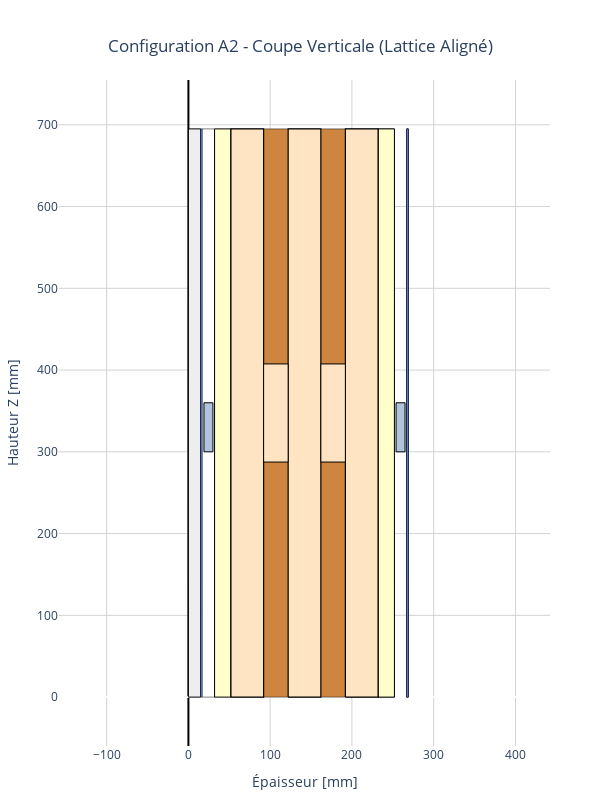

Notebook code cell kept with this figure:
### Code cell
# -------------------------------
# Paramètres géométriques (mm) - CONFIG PRECISE
# -------------------------------
H_BAY = 695          # entraxe vertical (pitch)
N_BAYS = 1           # nombre de travées affichées
H_TOTAL = N_BAYS * H_BAY

# Géométrie Lattice
H_LAM = 120          # hauteur lamelle bois
T_MONTANT = 40       # épaisseur montant (flange)
T_TRAVERSE = 30      # épaisseur traverse (web)
W_LATTICE = 180      # épaisseur totale du coeur

# Couches acoustiques (symétriques)
t_board = 15         # Knauf
t_membrane = 2
t_resilient = 15     # Espace air barre
t_mw = 20            # Laine minérale

# Positions X (Cumul)
X0 = 0
x_board_L      = X0
x_membrane_L   = x_board_L + t_board
x_resilient_L  = x_membrane_L + t_membrane
x_mw_L         = x_resilient_L + t_resilient
x_lattice      = x_mw_L + t_mw # Début du coeur 
x_mw_R         = x_lattice + W_LATTICE
x_resilient_R  = x_mw_R + t_mw
x_membrane_R   = x_resilient_R + t_resilient
x_board_R      = x_membrane_R + t_membrane
X_END          = x_board_R + t_board

# COULEURS UNIFIÉES
C_BOARD   = "rgb(238,238,238)"  # Gris clair (Placo)
C_MEMB    = "rgb(102,153,255)"  # Bleu technique (Membrane)
C_MW      = "rgb(255,255,204)"  # Jaune pâle (Laine)
C_WOOD   = "rgb(255,228,196)"  # Beige (Fibre bois fond)
C_FIBRE   = "rgb(205,133,63)"   # Marron bois UNIQUE (Peru)
C_AIR     = "rgb(255,255,255)"  # Blanc (Vide)
C_RES_BAR = "rgb(176,196,222)"  # Gris bleu métal (Barre)
C_LINE    = "rgb(0,0,0)"

fig = go.Figure()

def add_rect(x0, x1, z0, z1, color, line_width=1, name=None):
    """Ajoute un rectangle rempli."""
    fig.add_trace(go.Scatter(
        x=[x0, x1, x1, x0, x0],
        y=[z0, z0, z1, z1, z0],
        mode="lines",
        fill="toself",
        fillcolor=color,
        line=dict(color=C_LINE, width=line_width),
        hoverinfo="name",
        name=name if name else "",
        showlegend=False
    ))

# -------------------------------
# 1. COUCHES PLANES (HORS BOIS)
# -------------------------------

# Parements
add_rect(x_board_L, x_membrane_L, 0, H_TOTAL, C_BOARD, name="Knauf Board")
add_rect(x_membrane_R, x_board_R, 0, H_TOTAL, C_BOARD, name="Knauf Board")

# Membranes
add_rect(x_membrane_L, x_resilient_L, 0, H_TOTAL, C_MEMB, line_width=0.5, name="Vapour Control")
add_rect(x_resilient_R + t_resilient, x_board_R, 0, H_TOTAL, C_MEMB, line_width=0.5, name="Vapour Control")

# Vide d'air (Barres résilientes)
add_rect(x_resilient_L, x_mw_L, 0, H_TOTAL, C_AIR, line_width=0.5)
add_rect(x_resilient_R, x_mw_R, 0, H_TOTAL, C_AIR, line_width=0.5)

# Laine minérale
add_rect(x_mw_L, x_lattice, 0, H_TOTAL, C_MW, name="Mineral Wool 20mm")
add_rect(x_mw_R, x_resilient_R, 0, H_TOTAL, C_MW, name="Mineral Wool 20mm")

# Fond Fibre de bois (Zone Lattice)
add_rect(x_lattice, x_lattice + W_LATTICE, 0, H_TOTAL, C_FIBRE, line_width=0.5, name="Wood Fibre Insulation")

# -------------------------------
# 2. PROFILÉS MÉTAL (BARRES RÉSILIENTES)
# -------------------------------
BAR_H = 60
BAR_SP = 600
# Décalage arbitraire pour ne pas tomber pile sur un montant bois (réalisme acoustique)
z_offset_bar = 300 

for x0 in [x_resilient_L, x_resilient_R]:
    for z in range(z_offset_bar, int(H_TOTAL), BAR_SP):
        # Petit profilé flottant dans le vide d'air
        add_rect(x0 + 2, x0 + t_resilient - 2, z, z + BAR_H, C_RES_BAR, line_width=1, name="Resilient Bar")

# -------------------------------
# 3. STRUCTURE (LATTICE 5 COUCHES)
# -------------------------------
# Structure : [M1] [T1] [M2] [T2] [M3]
# M = Montant (40mm), T = Traverse (30mm)
# Largeur totale = 40+30+40+30+40 = 180mm. C'est cohérent.

x_m1 = x_lattice
x_t1 = x_m1 + T_MONTANT
x_m2 = x_t1 + T_TRAVERSE
x_t2 = x_m2 + T_MONTANT
x_m3 = x_t2 + T_TRAVERSE

# A. LES 3 MONTANTS VERTICAUX (Continus)
for xm in [x_m1, x_m2, x_m3]:
    add_rect(xm, xm + T_MONTANT, 0, H_TOTAL, C_WOOD, line_width=1.2, name="Lattice Stud (120x40)")

# B. LES TRAVERSES HORIZONTALES (Alignées)
# Entraxe 695mm. Hauteur 120mm.
# On les place aux mêmes Z pour les colonnes T1 et T2.

z_start_traverse = H_BAY / 2 - H_LAM / 2 # Centré dans la première travée

for i in range(N_BAYS):
    z_bottom = z_start_traverse + (i * H_BAY)
    z_top = z_bottom + H_LAM
    
    # Colonne T1 (Gauche)
    add_rect(x_t1, x_t1 + T_TRAVERSE, z_bottom, z_top, C_WOOD, line_width=1.0, name="Cross Lamination")
    # Colonne T2 (Droite) - ALIGNÉE
    add_rect(x_t2, x_t2 + T_TRAVERSE, z_bottom, z_top, C_WOOD, line_width=1.0, name="Cross Lamination")

# -------------------------------
# 4. PRÉSENTATION
# -------------------------------
fig.update_layout(
    title=dict(
        text="Configuration A2 - Coupe Verticale (Lattice Aligné)",
        y=0.95, x=0.5, xanchor='center', yanchor='top'
    ),
    xaxis_title="Épaisseur [mm]",
    yaxis_title="Hauteur Z [mm]",
    width=600,
    height=800,
    plot_bgcolor="white",
    margin=dict(l=50, r=50, t=80, b=50),
    # Aspect Ratio Fixe 1:1
    yaxis=dict(
        scaleanchor="x", 
        scaleratio=1, 
        range=[-50, H_TOTAL + 50],
        showgrid=True, gridcolor='lightgray'
    ),
    xaxis=dict(
        range=[-50, X_END + 50], 
        zeroline=True, zerolinewidth=2, zerolinecolor="black",
        showgrid=True, gridcolor='lightgray'
    )
)

fig.show()

### Figure 1 — Plotly figure (JSON) as saved in the notebook; plotly's stock layout.template omitted (floating-point values rounded to 4 significant figures)
{"data": [{"fill": "toself", "fillcolor": "rgb(238,238,238)", "hoverinfo": "name", "line": {"color": "rgb(0,0,0)", "width": 1}, "mode": "lines", "name": "Knauf Board", "showlegend": false, "type": "scatter", "x": [0, 15, 15, 0, 0], "y": [0, 0, 695, 695, 0]}, {"fill": "toself", "fillcolor": "rgb(238,238,238)", "hoverinfo": "name", "line": {"color": "rgb(0,0,0)", "width": 1}, "mode": "lines", "name": "Knauf Board", "showlegend": false, "type": "scatter", "x": [267, 269, 269, 267, 267], "y": [0, 0, 695, 695, 0]}, {"fill": "toself", "fillcolor": "rgb(102,153,255)", "hoverinfo": "name", "line": {"color": "rgb(0,0,0)", "width": 0.5}, "mode": "lines", "name": "Vapour Control", "showlegend": false, "type": "scatter", "x": [15, 17, 17, 15, 15], "y": [0, 0, 695, 695, 0]}, {"fill": "toself", "fillcolor": "rgb(102,153,255)", "hoverinfo": "name", "line": {"color": "rgb(0,0,0)", "width": 0.5}, "mode": "lines", "name": "Vapour Control", "showlegend": false, "type": "scatter", "x": [267, 269, 269, 267, 267], "y": [0, 0, 695, 695, 0]}, {"fill": "toself", "fillcolor": "rgb(255,255,255)", "hoverinfo": "name", "line": {"color": "rgb(0,0,0)", "width": 0.5}, "mode": "lines", "name": "", "showlegend": false, "type": "scatter", "x": [17, 32, 32, 17, 17], "y": [0, 0, 695, 695, 0]}, {"fill": "toself", "fillcolor": "rgb(255,255,255)", "hoverinfo": "name", "line": {"color": "rgb(0,0,0)", "width": 0.5}, "mode": "lines", "name": "", "showlegend": false, "type": "scatter", "x": [252, 232, 232, 252, 252], "y": [0, 0, 695, 695, 0]}, {"fill": "toself", "fillcolor": "rgb(255,255,204)", "hoverinfo": "name", "line": {"color": "rgb(0,0,0)", "width": 1}, "mode": "lines", "name": "Mineral Wool 20mm", "showlegend": false, "type": "scatter", "x": [32, 52, 52, 32, 32], "y": [0, 0, 695, 695, 0]}, {"fill": "toself", "fillcolor": "rgb(255,255,204)", "hoverinfo": "name", "line": {"color": "rgb(0,0,0)", "width": 1}, "mode": "lines", "name": "Mineral Wool 20mm", "showlegend": false, "type": "scatter", "x": [232, 252, 252, 232, 232], "y": [0, 0, 695, 695, 0]}, {"fill": "toself", "fillcolor": "rgb(205,133,63)", "hoverinfo": "name", "line": {"color": "rgb(0,0,0)", "width": 0.5}, "mode": "lines", "name": "Wood Fibre Insulation", "showlegend": false, "type": "scatter", "x": [52, 232, 232, 52, 52], "y": [0, 0, 695, 695, 0]}, {"fill": "toself", "fillcolor": "rgb(176,196,222)", "hoverinfo": "name", "line": {"color": "rgb(0,0,0)", "width": 1}, "mode": "lines", "name": "Resilient Bar", "showlegend": false, "type": "scatter", "x": [19, 30, 30, 19, 19], "y": [300, 300, 360, 360, 300]}, {"fill": "toself", "fillcolor": "rgb(176,196,222)", "hoverinfo": "name", "line": {"color": "rgb(0,0,0)", "width": 1}, "mode": "lines", "name": "Resilient Bar", "showlegend": false, "type": "scatter", "x": [254, 265, 265, 254, 254], "y": [300, 300, 360, 360, 300]}, {"fill": "toself", "fillcolor": "rgb(255,228,196)", "hoverinfo": "name", "line": {"color": "rgb(0,0,0)", "width": 1.2}, "mode": "lines", "name": "Lattice Stud (120x40)", "showlegend": false, "type": "scatter", "x": [52, 92, 92, 52, 52], "y": [0, 0, 695, 695, 0]}, {"fill": "toself", "fillcolor": "rgb(255,228,196)", "hoverinfo": "name", "line": {"color": "rgb(0,0,0)", "width": 1.2}, "mode": "lines", "name": "Lattice Stud (120x40)", "showlegend": false, "type": "scatter", "x": [122, 162, 162, 122, 122], "y": [0, 0, 695, 695, 0]}, {"fill": "toself", "fillcolor": "rgb(255,228,196)", "hoverinfo": "name", "line": {"color": "rgb(0,0,0)", "width": 1.2}, "mode": "lines", "name": "Lattice Stud (120x40)", "showlegend": false, "type": "scatter", "x": [192, 232, 232, 192, 192], "y": [0, 0, 695, 695, 0]}, {"fill": "toself", "fillcolor": "rgb(255,228,196)", "hoverinfo": "name", "line": {"color": "rgb(0,0,0)", "width": 1}, "mode": "lines", "name": "Cross Lamination", "showlegend": false, "type": "scatter", "x": [92, 122, 122, 92, 92], "y": [287.5, 287.5, 407.5, 407.5, 287.5]}, {"fill": "toself", "fillcolor": "rgb(255,228,196)", "hoverinfo": "name", "line": {"color": "rgb(0,0,0)", "width": 1}, "mode": "lines", "name": "Cross Lamination", "showlegend": false, "type": "scatter", "x": [162, 192, 192, 162, 162], "y": [287.5, 287.5, 407.5, 407.5, 287.5]}], "layout": {"height": 800, "margin": {"b": 50, "l": 50, "r": 50, "t": 80}, "plot_bgcolor": "white", "title": {"text": "Configuration A2 - Coupe Verticale (Lattice Aligné)", "x": 0.5, "xanchor": "center", "y": 0.95, "yanchor": "top"}, "width": 600, "xaxis": {"gridcolor": "lightgray", "range": [-50, 334], "showgrid": true, "title": {"text": "Épaisseur [mm]"}, "zeroline": true, "zerolinecolor": "black", "zerolinewidth": 2}, "yaxis": {"gridcolor": "lightgray", "range": [-50, 745], "scaleanchor": "x", "scaleratio": 1, "showgrid": true, "title": {"text": "Hauteur Z [mm]"}}}}
